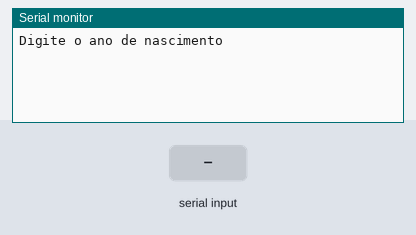
This sketch was run on a simulated Arduino Uno, built with avr-gcc and run on an emulated ATmega328P. Parts: the last lines printed to the serial monitor. Inputs (shaded band) come from the test bench.

Above: at 1.2 s.
1.3 s: "90,45\n" received over Serial
At 2.1 s:
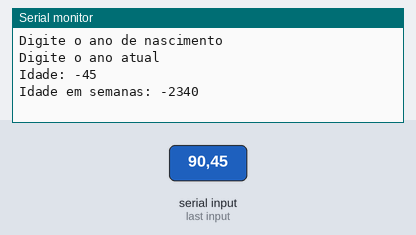
2.8 s: "30,150\n" received over Serial
At 4.5 s:
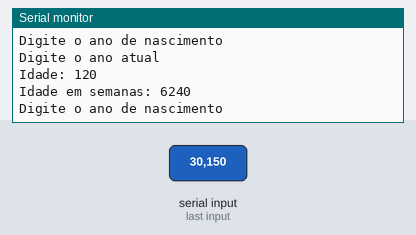

Measured:
- after the input at 1.3 s, the serial monitor: prints a new line at once (image 1)
- after the input at 2.8 s, the serial monitor: prints a new line at once (image 2)

The sketch:

lpmb_21.ino
```cpp
//Faça um programa que receba o ano de nascimento de uma pessoa e
//o ano atual. Calcule e imprima:
//a. A idade dessa pessoa
//b. Essa idade convertida em semana

//Declaracao de Variaveis
int idade = 0;
int anoDeNascimento = 0;
int anoAtual = 0;
int idadeSemanas = 0;

void setup()
{
 Serial.begin(9600);
}

void loop()
{
 //Entrada
  Serial.println("Digite o ano de nascimento");//mostra a msg na tela
  while ( !Serial.available() );// espera o usuario dar <Enter>
  anoDeNascimento = Serial.parseInt();//Transforma o ano digitado em numero

  Serial.println("Digite o ano atual");//mostra a msg na tela
  while ( !Serial.available() );// espera o usuario dar <Enter>
  anoAtual = Serial.parseInt();//Transforma o ano digitado em numero

 //Processamento
  idade = anoAtual - anoDeNascimento;
  idadeSemanas = idade * 52;

 //Saida
  Serial.println("Idade: " + String(idade) );//imprime o texto
  Serial.println("Idade em semanas: " + String(idadeSemanas) );//imprime o texto

  delay(1000);
}
```
